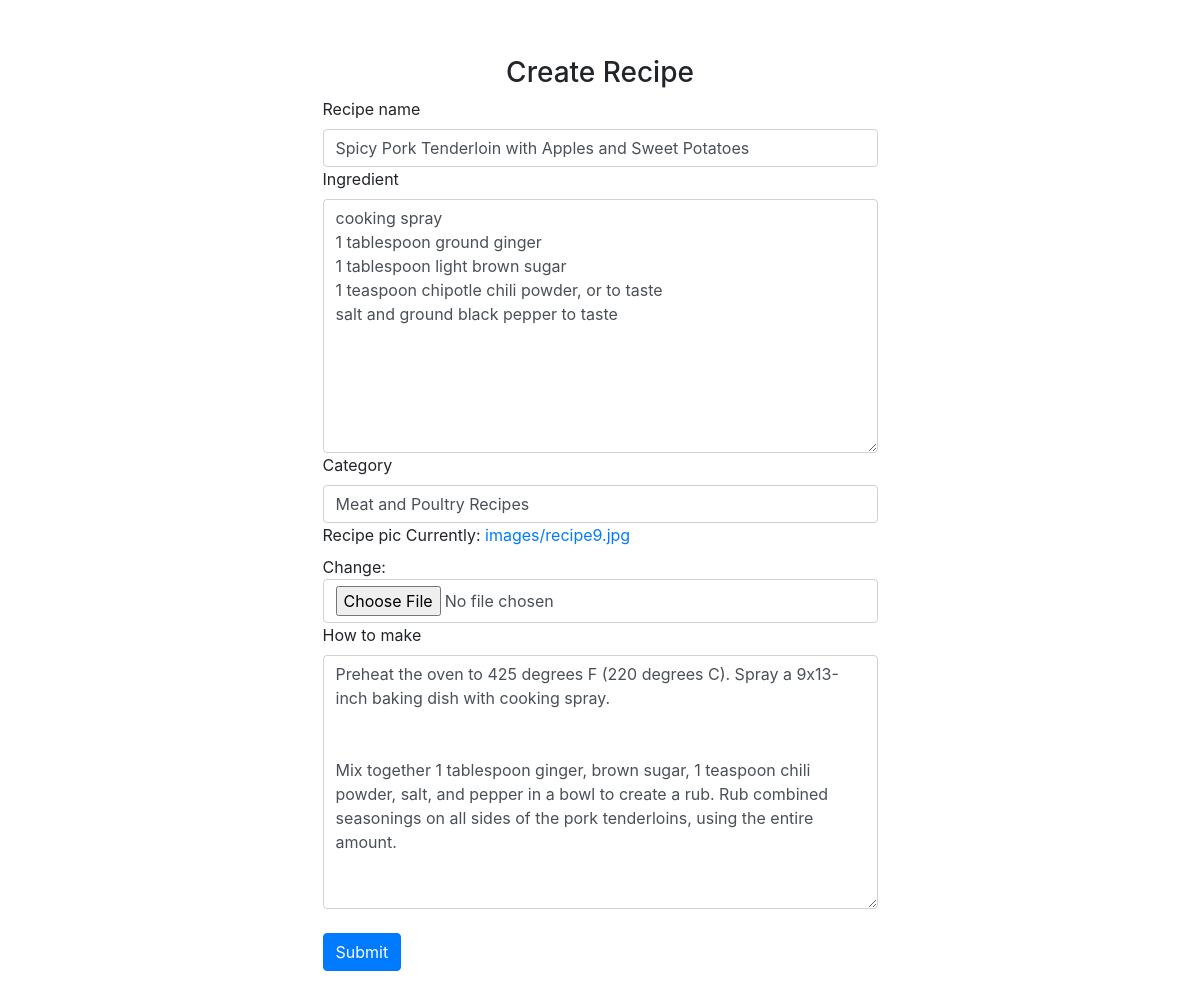
Page /recipes/editrecipe/12 (signed in) on the committed database.
### recipes/models.py (models this page shows, shortened)
class recipe(models.Model):
    recipe_name = models.CharField(max_length=120)
    ingredient = models.CharField(max_length=600)
    category = models.CharField(max_length=120)
    recipe_pic = models.ImageField(upload_to="images")
    How_to_make = models.CharField(max_length=600)
    created_by = models.ForeignKey(to=User,on_delete=models.CASCADE)

### recipes/views.py (the view, shortened to what this page needs)
# urls.py: path('editrecipe/<int:id>',views.EditRecipe.as_view(),name="editrecipe"),
@method_decorator(login_required(login_url='login'), name='dispatch')
class EditRecipe(TemplateView):
    form_class =CreateRecipeForm
    context = {}
    template_name = 'recipes/createrecipe.html'
    def get(self, request, *args, **kwargs):
        id = kwargs.get('id')
        recipes = get_object_or_404(recipe, pk=id)
        form = self.form_class(instance=recipes)
        self.context['form'] = form
        return render(request,self.template_name , self.context)

### recipes/forms.py
class CreateRecipeForm(ModelForm):
    class Meta:
        model = recipe
        fields = "__all__"
        widgets = {'ingredient':forms.Textarea(),'How_to_make':forms.Textarea(),
                   'created_by':forms.HiddenInput()}

### recipes/templates/recipes/createrecipe.html (shortened to what this page needs)
<!DOCTYPE html>
<html lang="en">
<head>
    <link rel="stylesheet" href="https://maxcdn.bootstrapcdn.com/bootstrap/4.0.0/css/bootstrap.min.css">
    {% load static %}
    <link rel="stylesheet" href="{% static 'users/css/registration.css' %}">
</head>
<body>
<div class="container">
    <form method="post" novalidate enctype="multipart/form-data">
        <h3>Create Recipe</h3>
        {% include 'home/form.html' with form=form %}
        <br>
        <button type="submit" class="btn btn-primary">Submit</button>
    </form>
</div>
</body>
</html>

### home/templates/home/form.html (shortened to what this page needs)
{% load widget_tweaks %}
        {% for field in form.visible_fields %}
        <div class="row">
            <div class="col">
                <label for="{{field.id_for_label}}" class="form-label">{{field.label}}</label>
                {% if form.is_bound %}
                    {% if field.errors %}
                        {% render_field field class="form-control is-invalid" %}
                        {% for error in field.errors %}
                            <div class="invalid-feedback">
                                {{ error }}
                            </div>
                        {% endfor %}
                    {% else %}
                         {% render_field field class="form-control" %}
                    {% endif %}
                {% else %}
                    {% render_field field class="form-control" %}
                {% endif %}
            </div>
        </div>
        {% endfor %}

### users/static/users/css/registration.css (style rules this page uses)
form { margin-top:5%; margin-left: 25%; margin-right:25%; width: 50%; margin-bottom:5% }
h3 { text-align:center; }

### rows in the picture
recipe: recipe_name "Spicy Pork Tenderloin with Apples and Sweet Potatoes" "cooking spray 1 tablespoon ground ginger 1 tablespoon light brown sugar 1 teaspoon chipotle chili powder, or to taste salt and ground black pepper to taste" "Meat and Poultry Recipes" "Preheat the oven to 425 degrees F (220 degrees C). Spray a 9x13-inch baking dish with cooking spray. Mix together 1 tablespoon ginger, brown sugar, 1 teaspoon chili powder, salt, and pepper in a bowl to create a rub. Rub combined seasonings on all sides of the pork tenderloins, using the entire amount."

### other values in the picture
{{ field.label }} "Recipe name" "Ingredient" "Category" "Recipe pic" "How to make"
